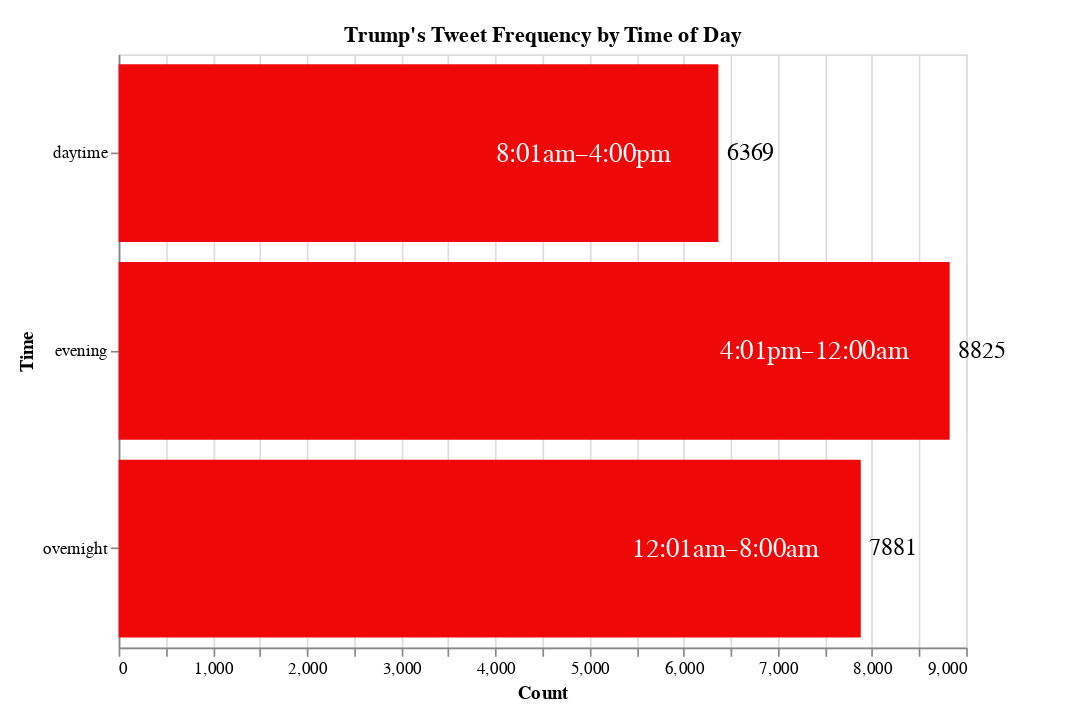

The code cell stored with this chart in its notebook:
### Code cell
final_time_of_day_chart = (time_bars + range_text + count_text).properties(padding={"right": 50, "top":15, "bottom":15, "left":10})   # <= add some white-space to balance appearance
final_time_of_day_chart

### Figure 1 — Vega-Lite specification as saved in the notebook (floating-point values rounded to 4 significant figures)
{"config": {"view": {"continuousWidth": 300, "continuousHeight": 300}}, "layer": [{"data": {"name": "data-91a0382e92c14845dacbfadd2cfaa8bb"}, "mark": {"type": "bar", "color": "#f00808"}, "encoding": {"x": {"field": "Count", "type": "quantitative"}, "y": {"field": "Time", "type": "nominal"}}, "title": "Trump's Tweet Frequency by Time of Day"}, {"data": {"name": "data-3c9559bdec5ae13a82e4a2b46fc63c5c"}, "mark": {"type": "text", "align": "center", "baseline": "middle", "color": "white", "dx": -80, "fontSize": 16}, "encoding": {"text": {"field": "range", "type": "nominal"}, "x": {"field": "Count", "type": "quantitative"}, "y": {"field": "Time", "type": "nominal"}}}, {"data": {"name": "data-3c9559bdec5ae13a82e4a2b46fc63c5c"}, "mark": {"type": "text", "align": "left", "baseline": "middle", "color": "black", "dx": 5, "fontSize": 14}, "encoding": {"text": {"field": "Count", "type": "quantitative"}, "x": {"field": "Count", "type": "quantitative"}, "y": {"field": "Time", "type": "nominal"}}}], "height": 350, "padding": {"right": 50, "top": 15, "bottom": 15, "left": 10}, "width": 500, "$schema": "https://vega.github.io/schema/vega-lite/v6.1.0.json", "datasets": {"data-91a0382e92c14845dacbfadd2cfaa8bb": [{"Time": "daytime", "Count": 6369}, {"Time": "evening", "Count": 8825}, {"Time": "overnight", "Count": 7881}], "data-3c9559bdec5ae13a82e4a2b46fc63c5c": [{"Time": "daytime", "range": "8:01am–4:00pm", "Count": 6369}, {"Time": "evening", "range": "4:01pm–12:00am", "Count": 8825}, {"Time": "overnight", "range": "12:01am–8:00am", "Count": 7881}]}}
